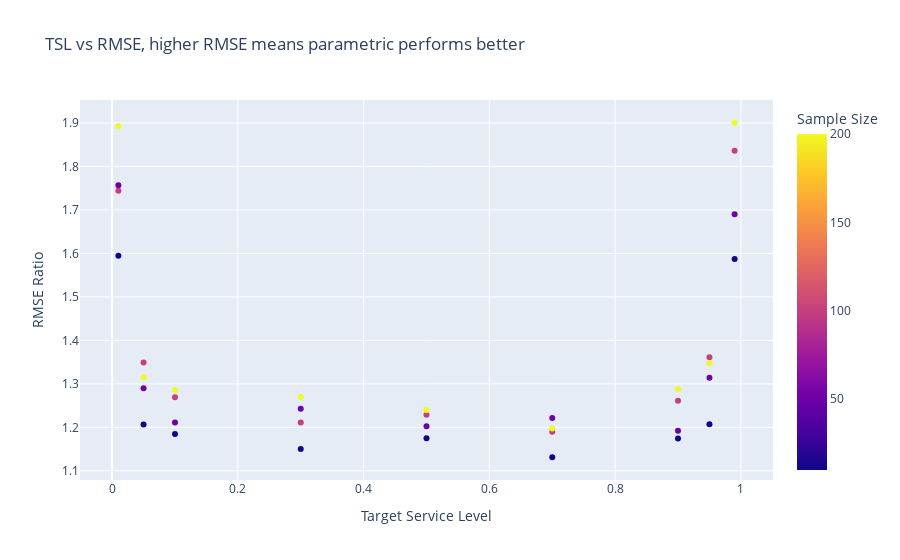

The code cell stored with this chart in its notebook:
### Code cell
import plotly.express as px

df_f = df[df["Sample Size"]==200]

fig = px.scatter(df, x='Target Service Level', y='RMSE Ratio', color="Sample Size", title="TSL vs RMSE, higher RMSE means parametric performs better")
fig.show()

### Figure 1 — Plotly figure (JSON) as saved in the notebook; plotly's stock layout.template omitted (floating-point values rounded to 4 significant figures)
{"data": [{"hovertemplate": "Target Service Level=%{x}<br>RMSE Ratio=%{y}<br>Sample Size=%{marker.color}<extra></extra>", "legendgroup": "", "marker": {"color": [10, 50, 100, 200, 10, 50, 100, 200, 10, 50, 100, 200, 10, 50, 100, 200, 10, 50, 100, 200, 10, 50, 100, 200, 10, 50, 100, 200, 10, 50, 100, 200, 10, 50, 100, 200], "coloraxis": "coloraxis", "symbol": "circle"}, "mode": "markers", "name": "", "orientation": "v", "showlegend": false, "type": "scatter", "x": [0.01, 0.01, 0.01, 0.01, 0.05, 0.05, 0.05, 0.05, 0.1, 0.1, 0.1, 0.1, 0.3, 0.3, 0.3, 0.3, 0.5, 0.5, 0.5, 0.5, 0.7, 0.7, 0.7, 0.7, 0.9, 0.9, 0.9, 0.9, 0.95, 0.95, 0.95, 0.95, 0.99, 0.99, 0.99, 0.99], "xaxis": "x", "y": [1.595, 1.757, 1.744, 1.893, 1.206, 1.29, 1.349, 1.315, 1.185, 1.211, 1.269, 1.286, 1.15, 1.243, 1.211, 1.27, 1.175, 1.203, 1.229, 1.24, 1.131, 1.221, 1.19, 1.198, 1.174, 1.192, 1.261, 1.288, 1.207, 1.314, 1.361, 1.347, 1.587, 1.69, 1.836, 1.901], "yaxis": "y"}], "layout": {"coloraxis": {"colorbar": {"title": {"text": "Sample Size"}}, "colorscale": [[0, "#0d0887"], [0.1111, "#46039f"], [0.2222, "#7201a8"], [0.3333, "#9c179e"], [0.4444, "#bd3786"], [0.5556, "#d8576b"], [0.6667, "#ed7953"], [0.7778, "#fb9f3a"], [0.8889, "#fdca26"], [1, "#f0f921"]]}, "legend": {"tracegroupgap": 0}, "title": {"text": "TSL vs RMSE, higher RMSE means parametric performs better"}, "xaxis": {"anchor": "y", "domain": [0, 1], "title": {"text": "Target Service Level"}}, "yaxis": {"anchor": "x", "domain": [0, 1], "title": {"text": "RMSE Ratio"}}}}
